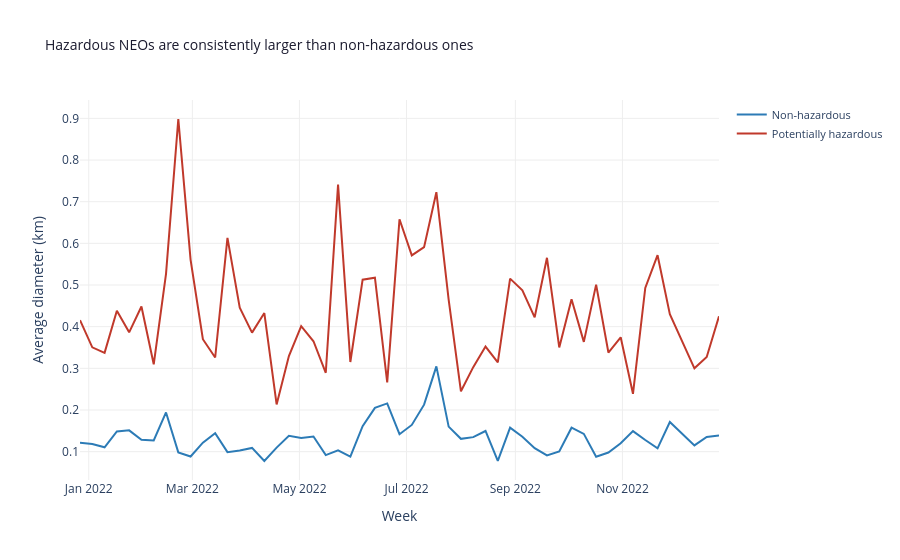

The notebook cell this image was saved under:
### Markdown cell above
### Task 5: Interpretation of Results

- Interpret the results of your data visualization in part A and B.
- What insights can you gain about NEOs from your results? Summarizing your main findings with a single visualization plot. **Textbook Practice**: You need to explain how the principles below are used for making this plot:
  - "Choose an appropriate display" (Chapter 2)
  - "Eliminate clutter" (Chapter 3)
  - "Draw attention there you want it" (Chapter 4)
  - "Think like a designer" (Chapter 5)

- Use your findings to make predictions or recommendations. For example, if you found that larger NEOs are more likely to be potentially hazardous, you could recommend that more resources be allocated to tracking large NEOs. **Be creative!**
- Identify, understand, and explain one scientific paper, on a clustering or classification method of relevance that could help Task 5. You don't have to implement it, you just need to justify in this notebook why the method in the scientific paper could contribute in analysis or interpretation of the results.

### Code cell
import plotly.express as px

avg_by_week = (df.groupby(['week', 'hazardous'])['size_avg_km']
                 .mean()
                 .reset_index())

avg_by_week['hazardous_label'] = avg_by_week['hazardous'].map(
    {True: 'Potentially hazardous', False: 'Non-hazardous'})

fig = px.line(
    avg_by_week,
    x='week',
    y='size_avg_km',
    color='hazardous_label',
    color_discrete_map={
        'Potentially hazardous': '#c0392b',
        'Non-hazardous':         '#2c7bb6',
    },
    title='Hazardous NEOs are consistently larger than non-hazardous ones',
    labels={
        'week':            'Week',
        'size_avg_km':     'Average diameter (km)',
        'hazardous_label': '',
    },
)

fig.update_layout(
    plot_bgcolor='white',
    paper_bgcolor='white',
    title_font=dict(size=14, color='#1a1a2e'),
    # Fixed: framealpha is for Matplotlib. In Plotly use rgba for transparency.
    legend=dict(bgcolor='rgba(0,0,0,0)', font=dict(size=11)),
    xaxis=dict(showgrid=True, gridcolor='#eeeeee'),
    yaxis=dict(showgrid=True, gridcolor='#eeeeee'),
)

fig.show()
# This line chart shows the trend of average NEO size over time, with a clear distinction between hazardous and non-hazardous objects, and a clean design that emphasizes the key message.

### Figure 1 — Plotly figure (JSON) as saved in the notebook; plotly's stock layout.template omitted (floating-point values rounded to 4 significant figures)
{"data": [{"hovertemplate": "=Non-hazardous<br>Week=%{x}<br>Average diameter (km)=%{y}<extra></extra>", "legendgroup": "Non-hazardous", "line": {"color": "#2c7bb6", "dash": "solid"}, "marker": {"symbol": "circle"}, "mode": "lines", "name": "Non-hazardous", "orientation": "v", "showlegend": true, "type": "scatter", "x": ["2021-12-27T00:00:00.000000000", "2022-01-03T00:00:00.000000000", "2022-01-10T00:00:00.000000000", "2022-01-17T00:00:00.000000000", "2022-01-24T00:00:00.000000000", "2022-01-31T00:00:00.000000000", "2022-02-07T00:00:00.000000000", "2022-02-14T00:00:00.000000000", "2022-02-21T00:00:00.000000000", "2022-02-28T00:00:00.000000000", "2022-03-07T00:00:00.000000000", "2022-03-14T00:00:00.000000000", "2022-03-21T00:00:00.000000000", "2022-03-28T00:00:00.000000000", "2022-04-04T00:00:00.000000000", "2022-04-11T00:00:00.000000000", "2022-04-18T00:00:00.000000000", "2022-04-25T00:00:00.000000000", "2022-05-02T00:00:00.000000000", "2022-05-09T00:00:00.000000000", "2022-05-16T00:00:00.000000000", "2022-05-23T00:00:00.000000000", "2022-05-30T00:00:00.000000000", "2022-06-06T00:00:00.000000000", "2022-06-13T00:00:00.000000000", "2022-06-20T00:00:00.000000000", "2022-06-27T00:00:00.000000000", "2022-07-04T00:00:00.000000000", "2022-07-11T00:00:00.000000000", "2022-07-18T00:00:00.000000000", "2022-07-25T00:00:00.000000000", "2022-08-01T00:00:00.000000000", "2022-08-08T00:00:00.000000000", "2022-08-15T00:00:00.000000000", "2022-08-22T00:00:00.000000000", "2022-08-29T00:00:00.000000000", "2022-09-05T00:00:00.000000000", "2022-09-12T00:00:00.000000000", "2022-09-19T00:00:00.000000000", "2022-09-26T00:00:00.000000000", "2022-10-03T00:00:00.000000000", "2022-10-10T00:00:00.000000000", "2022-10-17T00:00:00.000000000", "2022-10-24T00:00:00.000000000", "2022-10-31T00:00:00.000000000", "2022-11-07T00:00:00.000000000", "2022-11-14T00:00:00.000000000", "2022-11-21T00:00:00.000000000", "2022-11-28T00:00:00.000000000", "2022-12-05T00:00:00.000000000", "2022-12-12T00:00:00.000000000", "2022-12-19T00:00:00.000000000", "2022-12-26T00:00:00.000000000"], "xaxis": "x", "y": [0.1212, 0.1182, 0.1105, 0.1485, 0.1511, 0.1285, 0.1267, 0.1942, 0.09829, 0.08827, 0.1215, 0.144, 0.0988, 0.1029, 0.1089, 0.07754, 0.1098, 0.1382, 0.1325, 0.1364, 0.09176, 0.1031, 0.08794, 0.1613, 0.2052, 0.2158, 0.1419, 0.1641, 0.2128, 0.3047, 0.1601, 0.1308, 0.1348, 0.1496, 0.07804, 0.1575, 0.1359, 0.1082, 0.09097, 0.1006, 0.1575, 0.1426, 0.08794, 0.09795, 0.1202, 0.1493, 0.1278, 0.108, 0.1712, 0.1439, 0.1151, 0.1354, 0.1388], "yaxis": "y"}, {"hovertemplate": "=Potentially hazardous<br>Week=%{x}<br>Average diameter (km)=%{y}<extra></extra>", "legendgroup": "Potentially hazardous", "line": {"color": "#c0392b", "dash": "solid"}, "marker": {"symbol": "circle"}, "mode": "lines", "name": "Potentially hazardous", "orientation": "v", "showlegend": true, "type": "scatter", "x": ["2021-12-27T00:00:00.000000000", "2022-01-03T00:00:00.000000000", "2022-01-10T00:00:00.000000000", "2022-01-17T00:00:00.000000000", "2022-01-24T00:00:00.000000000", "2022-01-31T00:00:00.000000000", "2022-02-07T00:00:00.000000000", "2022-02-14T00:00:00.000000000", "2022-02-21T00:00:00.000000000", "2022-02-28T00:00:00.000000000", "2022-03-07T00:00:00.000000000", "2022-03-14T00:00:00.000000000", "2022-03-21T00:00:00.000000000", "2022-03-28T00:00:00.000000000", "2022-04-04T00:00:00.000000000", "2022-04-11T00:00:00.000000000", "2022-04-18T00:00:00.000000000", "2022-04-25T00:00:00.000000000", "2022-05-02T00:00:00.000000000", "2022-05-09T00:00:00.000000000", "2022-05-16T00:00:00.000000000", "2022-05-23T00:00:00.000000000", "2022-05-30T00:00:00.000000000", "2022-06-06T00:00:00.000000000", "2022-06-13T00:00:00.000000000", "2022-06-20T00:00:00.000000000", "2022-06-27T00:00:00.000000000", "2022-07-04T00:00:00.000000000", "2022-07-11T00:00:00.000000000", "2022-07-18T00:00:00.000000000", "2022-07-25T00:00:00.000000000", "2022-08-01T00:00:00.000000000", "2022-08-08T00:00:00.000000000", "2022-08-15T00:00:00.000000000", "2022-08-22T00:00:00.000000000", "2022-08-29T00:00:00.000000000", "2022-09-05T00:00:00.000000000", "2022-09-12T00:00:00.000000000", "2022-09-19T00:00:00.000000000", "2022-09-26T00:00:00.000000000", "2022-10-03T00:00:00.000000000", "2022-10-10T00:00:00.000000000", "2022-10-17T00:00:00.000000000", "2022-10-24T00:00:00.000000000", "2022-10-31T00:00:00.000000000", "2022-11-07T00:00:00.000000000", "2022-11-14T00:00:00.000000000", "2022-11-21T00:00:00.000000000", "2022-11-28T00:00:00.000000000", "2022-12-05T00:00:00.000000000", "2022-12-12T00:00:00.000000000", "2022-12-19T00:00:00.000000000", "2022-12-26T00:00:00.000000000"], "xaxis": "x", "y": [0.4157, 0.3505, 0.3373, 0.4385, 0.3865, 0.4485, 0.3096, 0.5269, 0.8985, 0.5604, 0.3699, 0.326, 0.6131, 0.4454, 0.3857, 0.4326, 0.2134, 0.3296, 0.4011, 0.365, 0.2893, 0.7411, 0.3152, 0.5128, 0.5175, 0.2663, 0.6578, 0.5712, 0.5909, 0.7228, 0.4652, 0.2448, 0.3029, 0.3522, 0.3145, 0.5153, 0.4874, 0.4225, 0.5653, 0.35, 0.4659, 0.3636, 0.5009, 0.3379, 0.3745, 0.2389, 0.493, 0.5716, 0.4301, 0.3652, 0.3, 0.3274, 0.4249], "yaxis": "y"}], "layout": {"legend": {"bgcolor": "rgba(0,0,0,0)", "font": {"size": 11}, "title": {"text": ""}, "tracegroupgap": 0}, "paper_bgcolor": "white", "plot_bgcolor": "white", "title": {"font": {"color": "#1a1a2e", "size": 14}, "text": "Hazardous NEOs are consistently larger than non-hazardous ones"}, "xaxis": {"anchor": "y", "domain": [0, 1], "gridcolor": "#eeeeee", "showgrid": true, "title": {"text": "Week"}}, "yaxis": {"anchor": "x", "domain": [0, 1], "gridcolor": "#eeeeee", "showgrid": true, "title": {"text": "Average diameter (km)"}}}}
